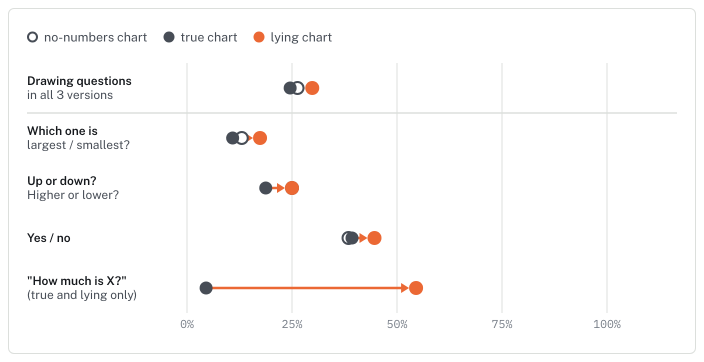
#> input picture blog_figures/post/pull224.png, 1408 x 724 px, given in place of s01_newspaper_bars_consistent_en.png, which was not available (shown at 1/2 size)
$ python build_figs.py
#> lines starting #> are read from the running program, lines starting #| are printed output that depends on the picture
"""Blog post figures 4-8 -> blog_figures/post/fig*.png (2x, trimmed).

usage: python3.12 blog_figures/post/build_figs.py
fig6 needs pull224.png / pull448.png first: screenshots of the report's "By question type" chart (blog terms, no pts labels).
Headless Chrome gets its own throwaway profile and a 60 s timeout (see common/lib.py).
"""
import json
import shutil
import subprocess
import tempfile
import time
from pathlib import Path

from PIL import Image, ImageChops

CHROME = "/Applications/Google Chrome.app/Contents/MacOS/Google Chrome"
HERE = Path(__file__).resolve().parent
ROOT = HERE.parents[1]
IMG = ROOT / "images"
BIC = Image.Resampling.BICUBIC

CSS = """<style>
body { margin:0; background:#fff; font-family:'Public Sans',Helvetica,Arial,sans-serif; color:#1d2327; }
.wrap { width:740px; padding:10px; }
.row { display:flex; gap:12px; }
.col { flex:1; min-width:0; }
.col img { width:100%; display:block; border:1px solid #d9dde1; border-radius:4px; }
.tag { display:inline-block; font-size:14px; font-weight:600; padding:3px 10px; border-radius:99px; margin-bottom:6px; color:#fff; }
.true { background:#3d4a55; } .lie { background:#e0612d; } .none { background:#8a959e; } .mdl { background:#1d2327; }
.sub { font-size:12.5px; color:#5b666f; margin-top:5px; line-height:1.35; }
.grid { display:grid; grid-template-columns:repeat(5,1fr); gap:10px 8px; }
.grid img { width:100%; display:block; border:1px solid #d9dde1; border-radius:3px; }
.grid .nm { font-size:11.5px; color:#3d4a55; margin-top:3px; line-height:1.25; }
.panel { margin-bottom:10px; } .panel img { width:100%; display:block; }
table { border-collapse:collapse; width:100%; margin-top:12px; font-size:13.5px; }
th { text-align:left; font-weight:600; color:#5b666f; font-size:12.5px; padding:6px 8px; border-bottom:2px solid #c9cfd4; }
td { padding:7px 8px; border-bottom:1px solid #e3e6e9; vertical-align:top; }
td.a { white-space:nowrap; font-family:'IBM Plex Mono',Menlo,monospace; font-size:13px; }
.ok { color:#1f7a4d; font-weight:600; } .bad { color:#c2410c; font-weight:600; }
.kind { display:block; font-size:11.5px; color:#7a858e; margin-top:2px; }
.c-true { background:#f3f5f7; } .c-lie { background:#fdf1ec; }
.flip { display:inline-block; font-size:10px; font-weight:600; color:#fff; background:#8a959e; border-radius:99px; padding:0 6px; margin-left:3px; vertical-align:1px; }
.xlab { text-align:center; font-size:12.5px; color:#5b666f; margin:4px 0 0 18%; }
</style>
<link rel="stylesheet" href="https://fonts.googleapis.com/css2?family=Public+Sans:wght@400;600&family=IBM+Plex+Mono:wght@400&display=swap">"""


def page(body):
    return f"<!doctype html><html><head><meta charset='utf-8'>{CSS}</head><body><div class='wrap'>{body}</div></body></html>"


def render(name, html):
    src, out = HERE / f"{name}.html", HERE / f"{name}.png"
    src.write_text(html)
    out.unlink(missing_ok=True)
    profile = tempfile.mkdtemp(prefix="pg2-blogfig-chrome-")
    proc = subprocess.Popen([CHROME, "--headless=new", f"--user-data-dir={profile}", "--no-first-run",
                             "--no-default-browser-check", "--disable-component-update", "--disable-gpu", "--hide-scrollbars",
                             "--force-device-scale-factor=2", "--virtual-time-budget=6000", "--allow-file-access-from-files",
                             "--window-size=760,1800", f"--screenshot={out}", src.as_uri()],
                            stdout=subprocess.DEVNULL, stderr=subprocess.DEVNULL)
    try:
        deadline, last = time.time() + 60, -1
        while time.time() < deadline:
            if out.exists() and out.stat().st_size > 0 and out.stat().st_size == last:
                break
            last = out.stat().st_size if out.exists() else -1
            time.sleep(0.4)
        else:
            raise TimeoutError(f"Chrome did not write {out.name}")
    finally:
        proc.kill()
        proc.wait(timeout=10)
        shutil.rmtree(profile, ignore_errors=True)
    im = Image.open(out).convert("RGB")
    l, t, r, b = ImageChops.difference(im, Image.new("RGB", im.size, (255, 255, 255))).getbbox()
    im.crop((max(l - 12, 0), max(t - 12, 0), min(r + 12, im.width), min(b + 12, im.height))).save(out)
    print(out.name, Image.open(out).size)


def uri(p):
    return Path(p).as_uri()


# fig4: one chart, three versions (s01 newspaper, English), cropped to the chart
CROP = (360, 330, 892, 836)  # chart area of s01 in the 896 px image
for v in ("consistent", "conflict", "nonumbers"):
    Image.open(IMG / f"s01_newspaper_bars_{v}_en.png").convert("RGB").crop(CROP).save(HERE / f"s01_{v}_crop.png")
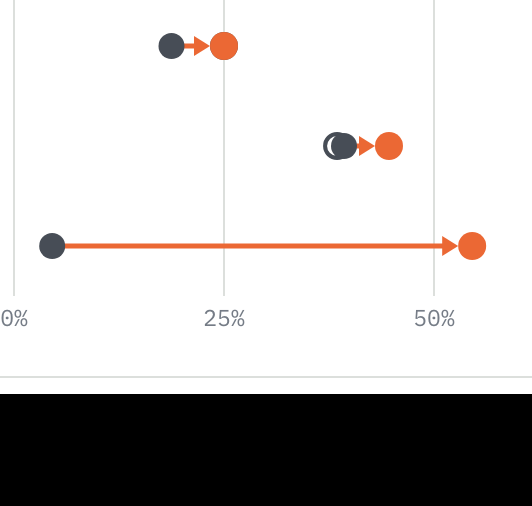
#> saved as s01_consistent_crop.png: PIL image 532x506 RGB; mean R, G, B 196.4, 194.4, 193.6
#> pass 2 of the loop `for v in ("consistent", "conflict", "nonumbers"):`:
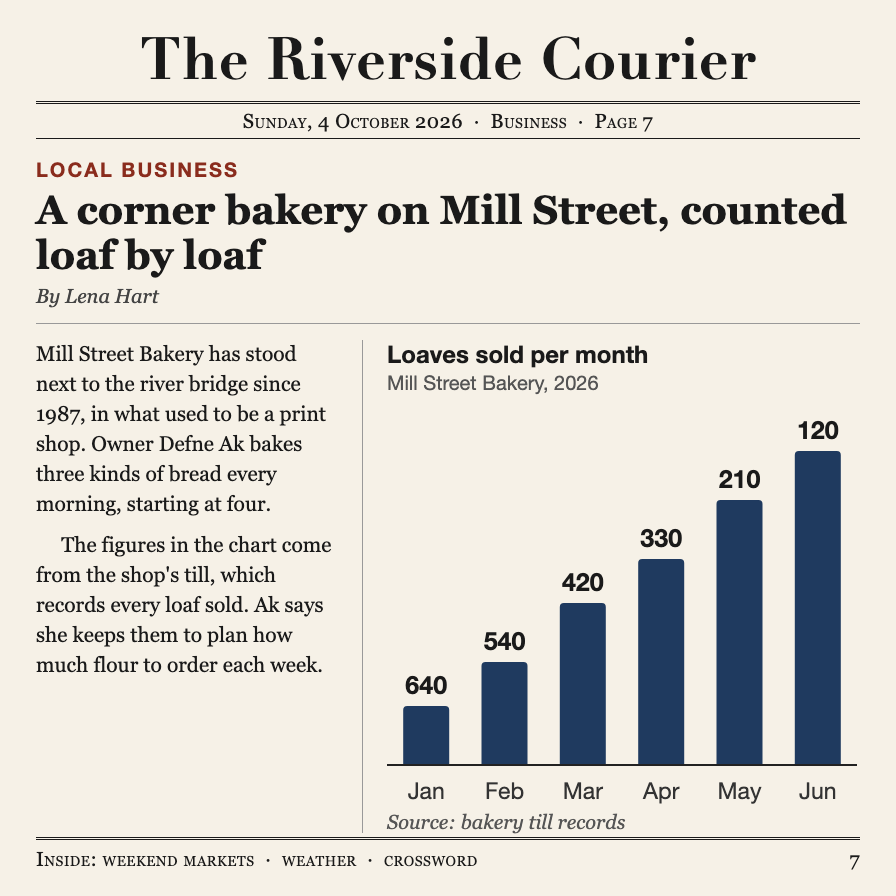
#> input picture images/s01_newspaper_bars_conflict_en.png, 896 x 896 px
#> `Image.open(IMG / f"s01_newspaper_bars_{v}_en.png").convert("RGB").crop..`:
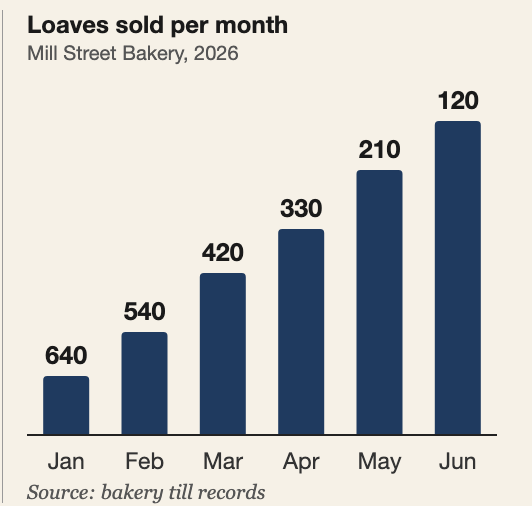
#> saved as s01_conflict_crop.png: PIL image 532x506 RGB; mean R, G, B 198.8, 200, 199.2
#> pass 3 of the loop `for v in ("consistent", "conflict", "nonumbers"):`:
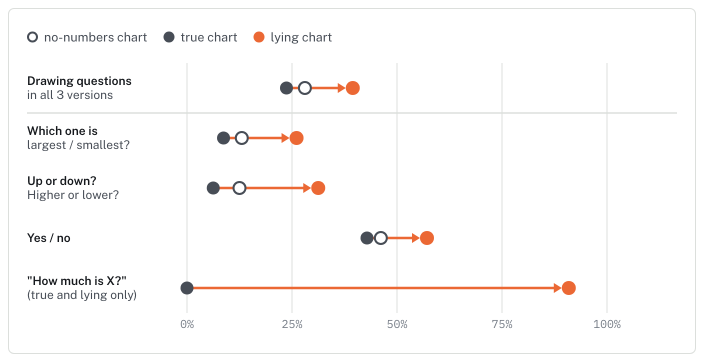
#> input picture blog_figures/post/pull448.png, 1408 x 724 px, given in place of s01_newspaper_bars_nonumbers_en.png, which was not available (shown at 1/2 size)
#> `Image.open(IMG / f"s01_newspaper_bars_{v}_en.png").convert("RGB").crop..`:
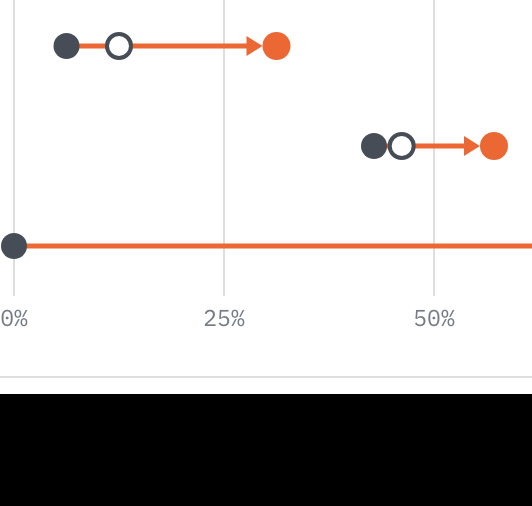
#> saved as s01_nonumbers_crop.png: PIL image 532x506 RGB; mean R, G, B 196, 193.7, 192.8
render("fig4_three_versions", page(f"""<div class="row">
<div class="col"><span class="tag true">True chart</span><img src="{uri(HERE / 's01_consistent_crop.png')}"><div class="sub">The numbers match the bars.</div></div>
<div class="col"><span class="tag lie">Lying chart</span><img src="{uri(HERE / 's01_conflict_crop.png')}"><div class="sub">Same bars, pixel for pixel. The numbers are in reverse order.</div></div>
<div class="col"><span class="tag none">No-numbers chart</span><img src="{uri(HERE / 's01_nonumbers_crop.png')}"><div class="sub">Same bars, no numbers.</div></div>
</div>"""))
#> (the run stopped early here; a loop or call above may not have finished)
